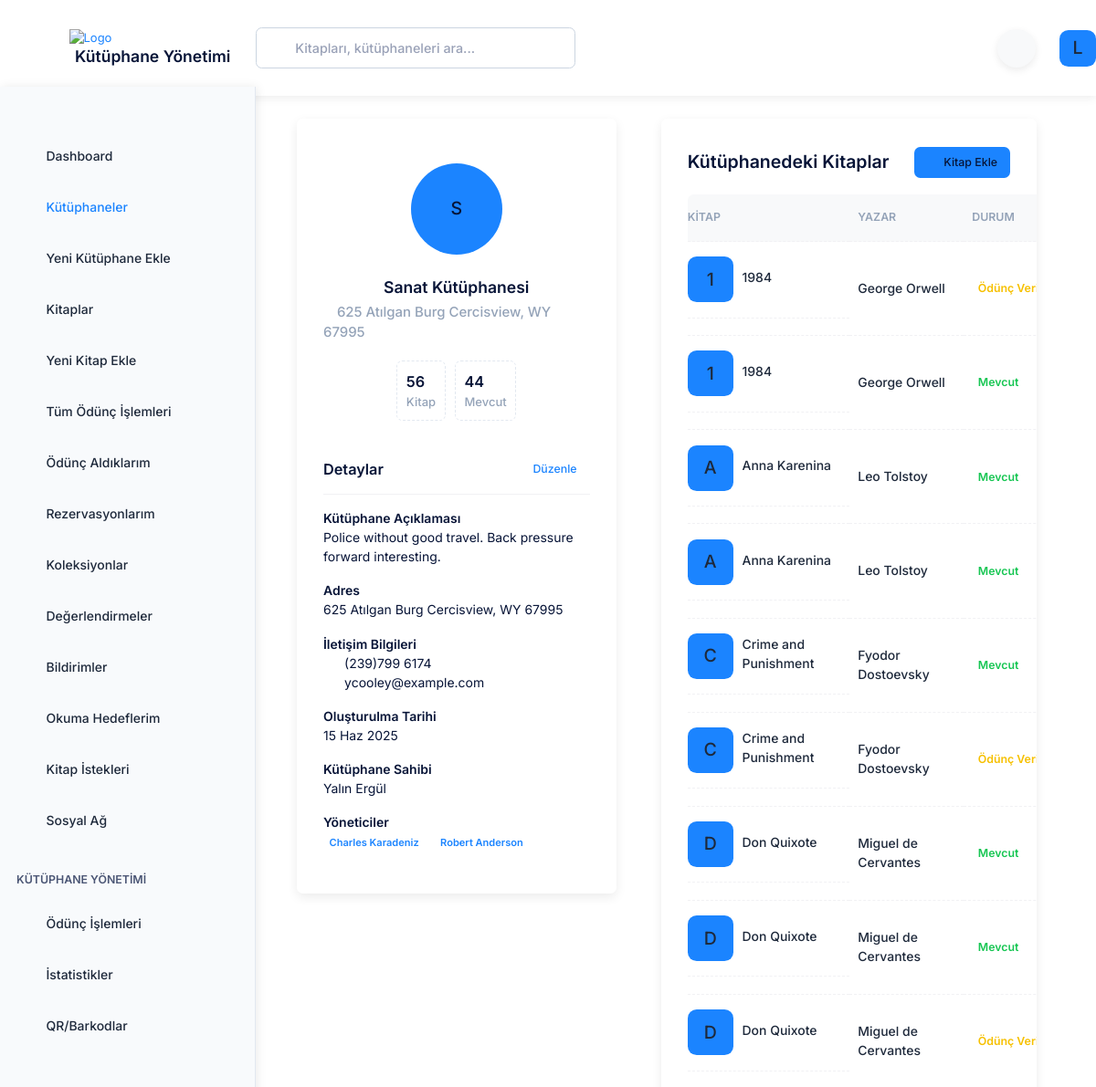
/libraries/8/ (signed in, upper part), run on an earlier commit of the app's database.
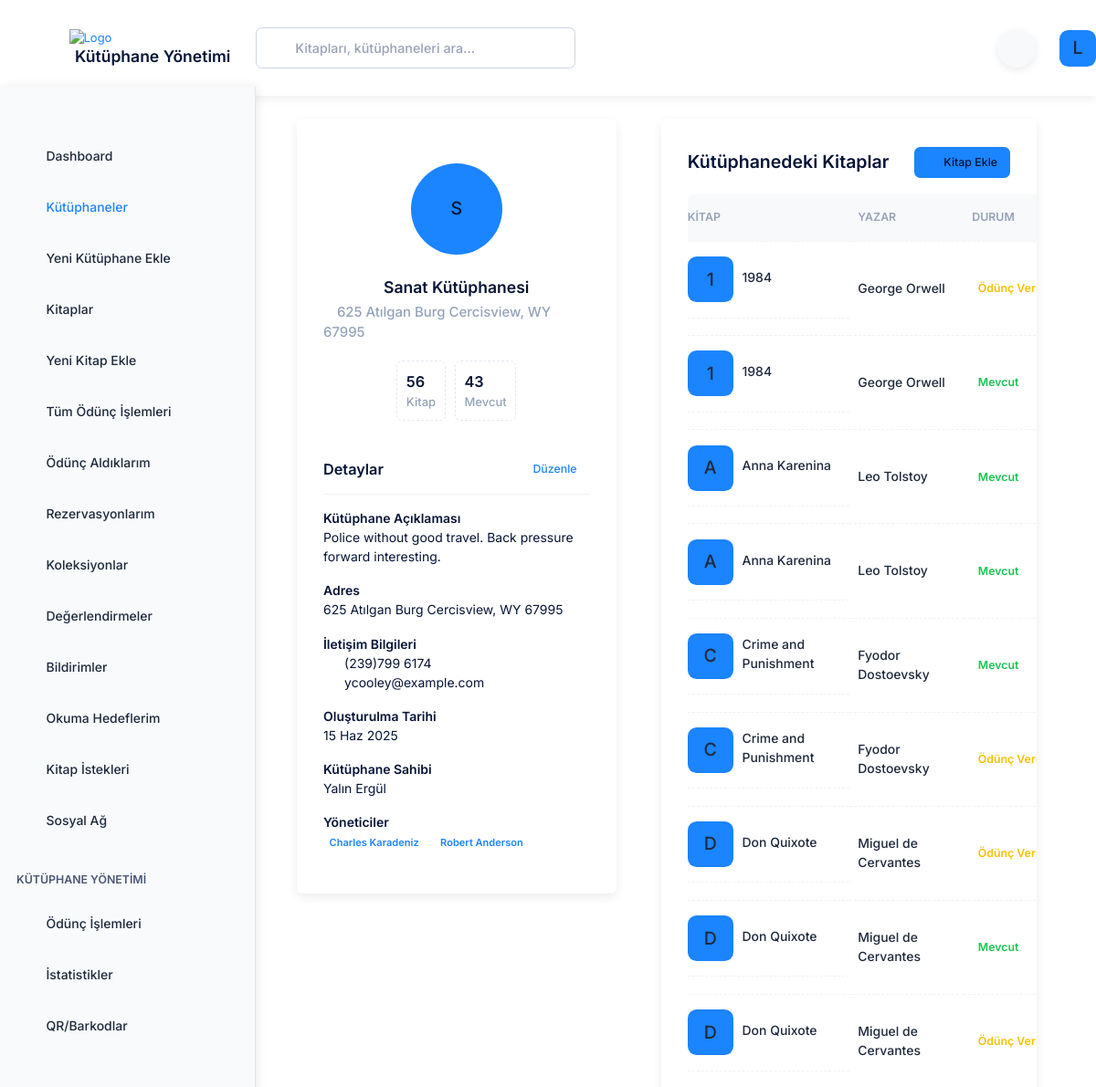
And on a later commit of the database.
### books/models.py (models this page shows, shortened)
class Book(models.Model):
    STATUS_CHOICES = (
        ('available', 'Mevcut'),
        ('borrowed', 'Ödünç Verilmiş'),
        ('reserved', 'Rezerve Edilmiş'),
        ('maintenance', 'Bakımda'),
    )
    title = models.CharField('Başlık', max_length=255)
    author = models.CharField('Yazar', max_length=255)
    isbn = models.CharField('ISBN', max_length=20, blank=True, null=True)
    description = models.TextField('Açıklama', blank=True, null=True)
    cover_image = models.ImageField('Kapak Resmi', upload_to='book_covers/', blank=True, null=True)
    library = models.ForeignKey(Library, verbose_name='Kütüphane', on_delete=models.CASCADE, related_name='books')
    status = models.CharField('Durum', max_length=20, choices=STATUS_CHOICES, default='available')
    publication_year = models.PositiveIntegerField('Yayın Yılı', blank=True, null=True)
    publisher = models.CharField('Yayınevi', max_length=255, blank=True, null=True)
    language = models.CharField('Dil', max_length=50, blank=True, null=True)
    pages = models.PositiveIntegerField('Sayfa Sayısı', blank=True, null=True)
    created_at = models.DateTimeField('Oluşturulma Tarihi', auto_now_add=True)
    updated_at = models.DateTimeField('Güncellenme Tarihi', auto_now=True)
    class Meta:
        ordering = ['title', 'author']
        verbose_name = 'Kitap'
        verbose_name_plural = 'Kitaplar'
    @property
    def status_color(self):
        color_map = {
            'available': 'success',
            'borrowed': 'warning',
            'reserved': 'primary',
            'maintenance': 'danger'
        }
        return color_map.get(self.status, 'primary')
    @property
    def loan_count(self):
        return self.loans.count()

### libraries/views.py (the view)
# urls.py: path('<int:library_id>/', views.library_detail, name='detail'),
@login_required
@check_account_activation
def library_detail(request, library_id):
    library = get_object_or_404(Library, id=library_id)
    available_books = library.books.filter(status='available').count()
    context = {
        'active_menu': 'libraries',
        'library': library,
        'available_books': available_books
    }
    return render(request, 'libraries/library_detail.html', context)

### accounts/models.py (called while the page is built)
    @property
    def is_super_admin(self):
        return self.user_type == 'super_admin'

    @property
    def is_library_admin(self):
        return self.user_type == 'library_admin'

### library_management/context_processors.py (called while the page is built)
def user(request):
    if request.path.startswith('/admin/'):
        return {}
    if hasattr(request, 'user') and request.user.is_authenticated:
        return {}  # Don't add anything, Django's auth context processor handles this
    return {'user': DummyUser()}

### templates/libraries/library_detail.html (shortened to what the changed rows need)
{% extends 'layouts/base.html' %}
{% load static %}
{% block content %}
<div class="content d-flex flex-column flex-column-fluid" id="kt_content">
    <div class="post d-flex flex-column-fluid" id="kt_post">
        <div id="kt_content_container" class="container-xxl">
            <div class="d-flex flex-column flex-xl-row">
                <div class="flex-column flex-lg-row-auto w-100 w-xl-350px mb-10">
                    <div class="card mb-5 mb-xl-8">
                        <div class="card-body pt-15">
                            <div class="d-flex flex-center flex-column mb-5">
                                <div class="d-flex flex-wrap flex-center">
                                    <div class="border border-gray-300 border-dashed rounded py-3 px-3 mb-3">
                                        <div class="fs-4 fw-bold text-gray-700">
                                            <span class="w-75px">{{ available_books }}</span>
                                        </div>
                                    </div>
                                </div>
                            </div>
                        </div>
                    </div>
                </div>
                <div class="flex-lg-row-fluid ms-lg-15">
                    <div class="card pt-4 mb-6 mb-xl-9">
                        <div class="card-header border-0">
                            <div class="card-title">
                                <h2>Kütüphanedeki Kitaplar</h2>
                            </div>
                        </div>
                        <div class="card-body pt-0 pb-5">
                            <table class="table align-middle table-row-dashed fs-6 gy-5" id="kt_library_books_table">
                                <thead>
                                    <tr class="text-start text-muted fw-bold fs-7 text-uppercase gs-0">
                                        <th class="min-w-125px">Kitap</th>
                                        <th class="min-w-125px">Yazar</th>
                                        <th class="min-w-125px">Durum</th>
                                    </tr>
                                </thead>
                                <tbody class="text-gray-600 fw-semibold">
                                    {% for book in library.books.all %}
                                    <tr>
                                        <td class="d-flex align-items-center">
                                            <div class="symbol symbol-50px me-3">
                                                {% if book.cover_image %}
                                                <img src="{{ book.cover_image.url }}" class="" alt="Book Cover" />
                                                {% else %}
                                                <div class="symbol-label fs-2 fw-semibold bg-primary text-inverse-primary">{{ book.title|first }}</div>
                                                {% endif %}
                                            </div>
                                            <a href="{% url 'books:detail' book.id %}" class="text-gray-800 text-hover-primary mb-1">{{ book.title }}</a>
                                        </td>
                                        <td>{{ book.author }}</td>
                                        <td><span class="badge badge-light-{{ book.status_color }} fs-7 fw-bold">{{ book.get_status_display }}</span></td>
                                    </tr>
                                    {% empty %}
                                    <tr>
                                        <td colspan="5" class="text-center">Bu kütüphanede henüz kitap bulunmuyor.</td>
                                    </tr>
                                    {% endfor %}
                                </tbody>
                            </table>
                        </div>
                    </div>
                </div>
            </div>
        </div>
    </div>
</div>
{% endblock %}

What changed in the data, as far as the page shows it:
changed Book (number 7 of 9 on the later page): status "Mevcut" → "Ödünç…"
Also different on the page:
{{ available_books }}: "44" → "43"
